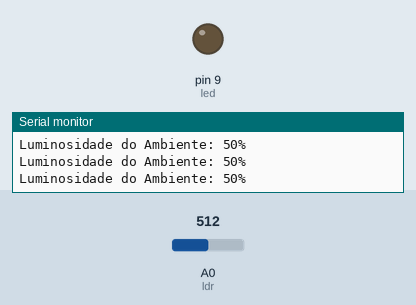
The sketch below on a simulated Arduino Uno, built with avr-gcc and run on an emulated ATmega328P. Parts: output pins drawn as LEDs (lit = HIGH), the last lines printed to the serial monitor. The inputs (shaded band) are chosen by the test bench; at power-on: A0 (ldr) = 512.

Above: at 1.2 s.
1.3 s: A0 (ldr) set to 420
2.8 s: A0 (ldr) set to 393
At 3.4 s:
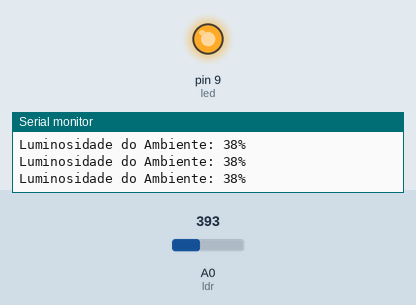
4.3 s: A0 (ldr) set to 511
At 4.8 s:
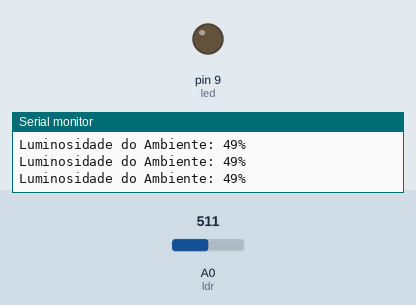
5.8 s: A0 (ldr) set to 306
At 6.3 s:
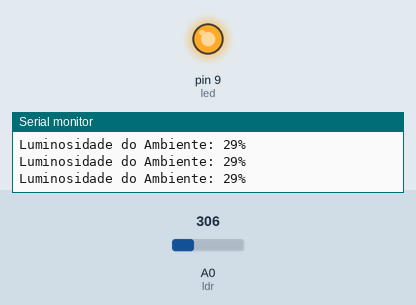
Timing chart, 0 to 8.3 s (numbered marks = the images above; inputs shaded):
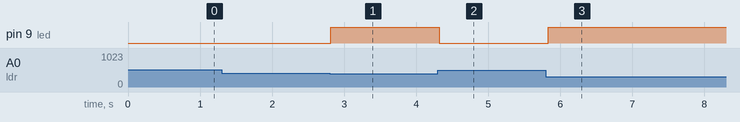

Measured:
- the behaviour switches between 410 and 409 on A0 (ldr) (found by bisection; images 0 and 1)
- after the input at 2.8 s, pin 9 (led): LOW → HIGH at once
- after the input at 4.3 s, pin 9 (led): HIGH → LOW at once
- after the input at 5.8 s, pin 9 (led): LOW → HIGH at once

The sketch:

LDR_controlando_LED.ino
```cpp
// LDR controlando LED
// Arthur L. Castro
// SNCT 2017 - IFPE Campus Recife

#define led 9                                       // Pino 9 renomeado como "led"
#define ldr A0                                      // Pino A0 renomeado como "ldr"
#define luzMinima 40                                // Definição do mínimo percentual de luz para o LED ser ligado

void setup() {
  pinMode(led,OUTPUT);                              // Pino "led" definido como saída
  pinMode(ldr,INPUT);                               // Pino "ldr" definido como entrada
  Serial.begin(9600);                               // Início da comunicação Serial com baud rate de 9600
}

void loop() {
  int leitura, leituraPercent;                      // Declaração de variáveis

  leitura = analogRead(ldr);                        // Leitura analógica do pino "ldr" e atribuição do valor lido à variável "leitura"
  leituraPercent = map(leitura,0,1023,0,100);       // Conversão da "leitura" (de 0 a 1023) para valor percentual (de 0 a 100)

// Comparação entre o valor percentual da luminosidade ambiente e o nível mínimo preestabelecido (luzMinima)
  if(leituraPercent >= luzMinima){                  // Se o valor da luminosidade ambiente for maior ou igual à "luzMinima"...
    digitalWrite(led, LOW);                         // O LED é desligado(0V)
  } else {                                          // Senão...
    digitalWrite(led, HIGH);                        // O LED é ligado (5V)
  }

//Imprime no Monitor Serial o valor da Luminosidade Ambiente lido pelo LDR, em Percentual
  Serial.print("Luminosidade do Ambiente: ");
  Serial.print(leituraPercent);
  Serial.println("%");

  delay(100);                                       // Tempo de 100ms para voltar ao início do loop
}
```
